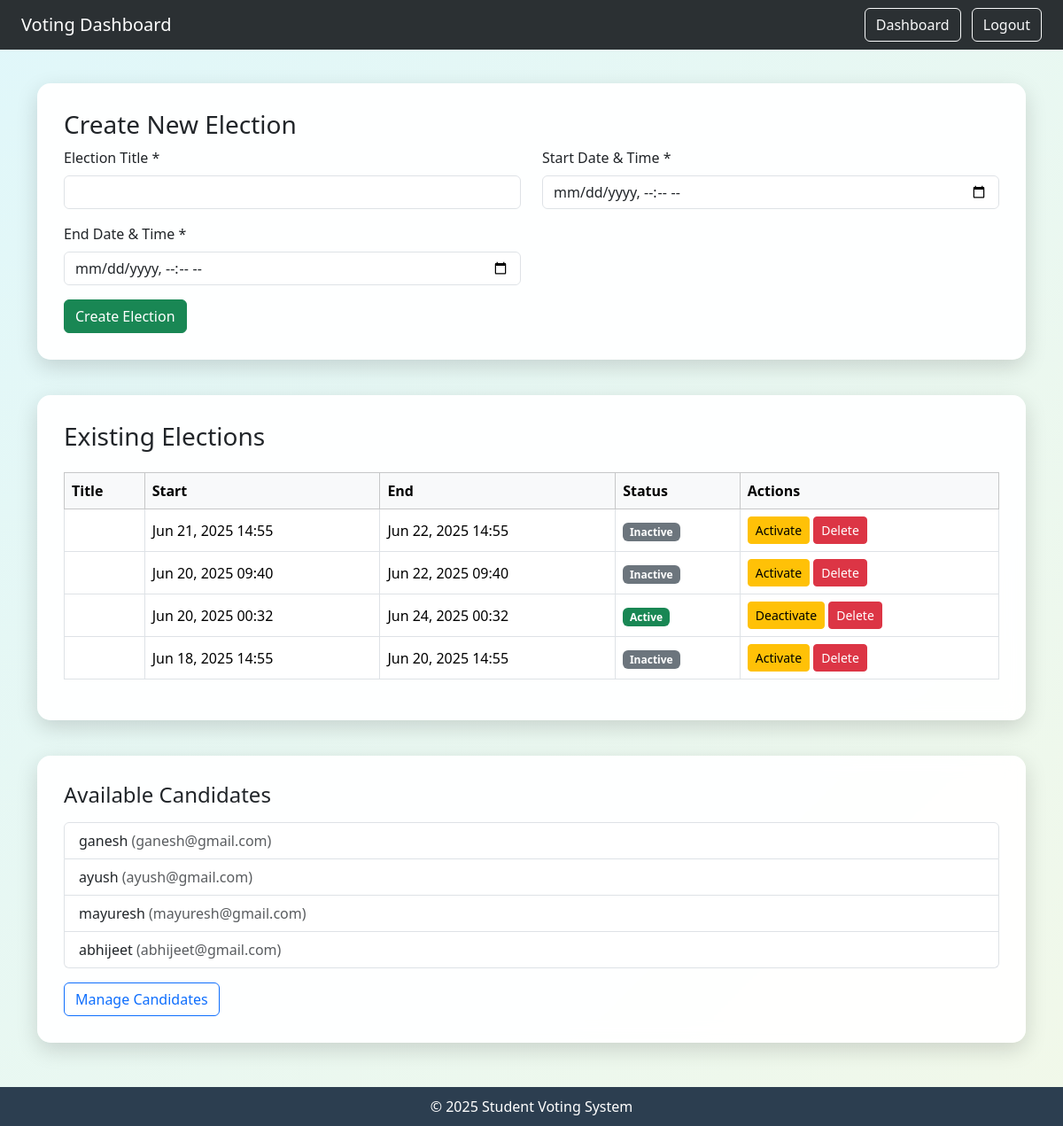
The app's page /manage-elections/ (signed in) with its own data.
### voting/models.py (models this page shows, shortened)
class Election(models.Model):
    name = models.CharField(max_length=255)
    start_date = models.DateTimeField()
    end_date = models.DateTimeField()
    is_active = models.BooleanField(default=True)

class CandidateProfile(models.Model):
    user = models.OneToOneField(CustomUser, on_delete=models.CASCADE)
    manifesto = models.TextField(blank=True, help_text="Your campaign manifesto and promises")
    slogan = models.CharField(max_length=200, blank=True, help_text="Campaign slogan or motto")
    votes_received = models.IntegerField(default=0)

class CustomUser(AbstractUser):
    ROLE_CHOICES = (
        ('voter', 'Voter'),
        ('candidate', 'Candidate'),
        ('admin', 'Admin'),
    )
    BRANCH_CHOICES = [
        ('CSE', 'Computer Science'),
        ('ECE', 'Electronics and Communication'),
        ('ME', 'Mechanical'),
        ('CE', 'Civil'),
        ('EE', 'Electrical'),
    ]
    YEAR_CHOICES = [
        ('1', 'First Year'),
        ('2', 'Second Year'),
        ('3', 'Third Year'),
        ('4', 'Fourth Year'),
    ]
    role = models.CharField(max_length=10, choices=ROLE_CHOICES, default='voter')
    email = models.EmailField(unique=True)
    branch = models.CharField(max_length=50, choices=BRANCH_CHOICES, default='CSE')
    year_of_study = models.CharField(max_length=1, choices=YEAR_CHOICES, default='1')
    USERNAME_FIELD = 'email'
    REQUIRED_FIELDS = ['username']

### voting/views.py (the view)
    def wrapper(request, *args, **kwargs):
        if request.user.role != 'admin':
            messages.error(request, 'Admin access required.')
            return redirect('dashboard')
        return view_func(request, *args, **kwargs)

### voting/views.py (called while the page is built)
def admin_required(view_func):
    def wrapper(request, *args, **kwargs):
        if request.user.role != 'admin':
            messages.error(request, 'Admin access required.')
            return redirect('dashboard')
        return view_func(request, *args, **kwargs)
    return wrapper

@login_required
@admin_required
def manage_elections_view(request):
    context = {
        'elections': Election.objects.all().order_by('-start_date'),
        'candidates': CandidateProfile.objects.all()
    }
    return render(request, 'voting/manage_elections.html', context)

### voting/templates/voting/manage_elections.html (shortened to what this page needs)
<!DOCTYPE html>
<html lang="en">
<head>
  <link href="https://cdn.jsdelivr.net/npm/bootstrap@5.3.3/dist/css/bootstrap.min.css" rel="stylesheet">
</head>
<body>
  <nav class="navbar navbar-dark fixed-top px-4">
    <a class="navbar-brand" href="/dashboard/">Voting Dashboard</a>
    <div>
      <a href="/dashboard/" class="btn btn-outline-light me-2">Dashboard</a>
      <form action="/logout/" method="post" class="d-inline">
        <button class="btn btn-outline-light" type="submit">Logout</button>
      </form>
    </div>
  </nav>
  <div class="container mt-4">
    <div class="glass-box">
      <h3>Create New Election</h3>
      <form method="post" action="/create-election/">
        <div class="row">
          <div class="col-md-6 mb-3">
            <label for="title" class="form-label">Election Title *</label>
            <input type="text" class="form-control" id="title" name="title" required>
          </div>
          <div class="col-md-6 mb-3">
            <label for="start_date" class="form-label">Start Date & Time *</label>
            <input type="datetime-local" class="form-control" id="start_date" name="start_date" required>
          </div>
          <div class="col-md-6 mb-3">
            <label for="end_date" class="form-label">End Date & Time *</label>
            <input type="datetime-local" class="form-control" id="end_date" name="end_date" required>
          </div>
        </div>
        <button type="submit" class="btn btn-success">Create Election</button>
      </form>
    </div>
    <div class="glass-box">
      <h3>Existing Elections</h3>
      {% if elections %}
        <div class="table-responsive">
          <table class="table table-bordered align-middle mt-3">
            <thead class="table-light">
              <tr>
                <th>Title</th>
                <th>Start</th>
                <th>End</th>
                <th>Status</th>
                <th>Actions</th>
              </tr>
            </thead>
            <tbody>
              {% for election in elections %}
              <tr>
                <td>{{ election.title }}</td>
                <td>{{ election.start_date|date:"M d, Y H:i" }}</td>
                <td>{{ election.end_date|date:"M d, Y H:i" }}</td>
                <td>
                  {% if election.is_active %}
                    <span class="badge bg-success">Active</span>
                  {% else %}
                    <span class="badge bg-secondary">Inactive</span>
                  {% endif %}
                </td>
                <td>
                  <a href="/toggle-election/{{ election.id }}/" class="btn btn-sm btn-warning">
                    {% if election.is_active %}Deactivate{% else %}Activate{% endif %}
                  </a>
                  <a href="/delete-election/{{ election.id }}/" class="btn btn-sm btn-danger"
                     onclick="return confirm('Are you sure you want to delete this election?')">
                    Delete
                  </a>
                </td>
              </tr>
              {% endfor %}
            </tbody>
          </table>
        </div>
      {% else %}
        <div class="alert alert-info mt-3">No elections found. Create one above to get started.</div>
      {% endif %}
    </div>
    <div class="glass-box">
      <h4>Available Candidates</h4>
      {% if candidates %}
        <ul class="list-group mt-3">
          {% for candidate in candidates %}
            <li class="list-group-item">
              {{ candidate.user.first_name }} {{ candidate.user.last_name }}
              <span class="text-muted">({{ candidate.user.email }})</span>
            </li>
          {% endfor %}
        </ul>
        <div class="mt-3">
          <a href="/admin-panel/" class="btn btn-outline-primary">Manage Candidates</a>
        </div>
      {% else %}
        <div class="alert alert-warning mt-3">
          <strong>No Candidates Available</strong><br>
          Promote users to candidates before launching elections.
          <a href="/admin-panel/" class="btn btn-warning btn-sm mt-2">Go to Admin Panel</a>
        </div>
      {% endif %}
    </div>
  </div>
  <footer>
    &copy; 2025 Student Voting System
  </footer>
</body>
</html>

### voting/templates/voting/manage_elections.html (style rules this page uses)
body { background: linear-gradient(135deg, #e0f7fa, #f1f8e9); padding-top: 70px; font-family: 'Segoe UI', sans-serif; }
.glass-box { background: rgba(255, 255, 255, 0.95); backdrop-filter: blur(10px); box-shadow: 0 8px 24px rgba(0,0,0,0.15); border-radius: 15px; padding: 30px; margin-bottom: 40px; }
.navbar { background-color: rgba(33, 37, 41, 0.95); backdrop-filter: blur(8px); }
.table th, .table td { vertical-align: middle; }
footer { text-align: center; padding: 10px; color: white; background: #2c3e50; margin-top: 50px; }

### records on screen
Election: start_date "Jun 21, 2025 14:55", end_date "Jun 22, 2025 14:55", is_active "Inactive"
Election: start_date "Jun 20, 2025 09:40", end_date "Jun 22, 2025 09:40", is_active "Inactive"
Election: start_date "Jun 20, 2025 00:32", end_date "Jun 24, 2025 00:32", is_active "Active"
Election: start_date "Jun 18, 2025 14:55", end_date "Jun 20, 2025 14:55", is_active "Inactive"
CandidateProfile: user.first_name "ganesh", user.email "ganesh@gmail.com"
CandidateProfile: user.first_name "ayush", user.email "ayush@gmail.com"
CandidateProfile: user.first_name "mayuresh", user.email "mayuresh@gmail.com"
CandidateProfile: user.first_name "abhijeet", user.email "abhijeet@gmail.com"
